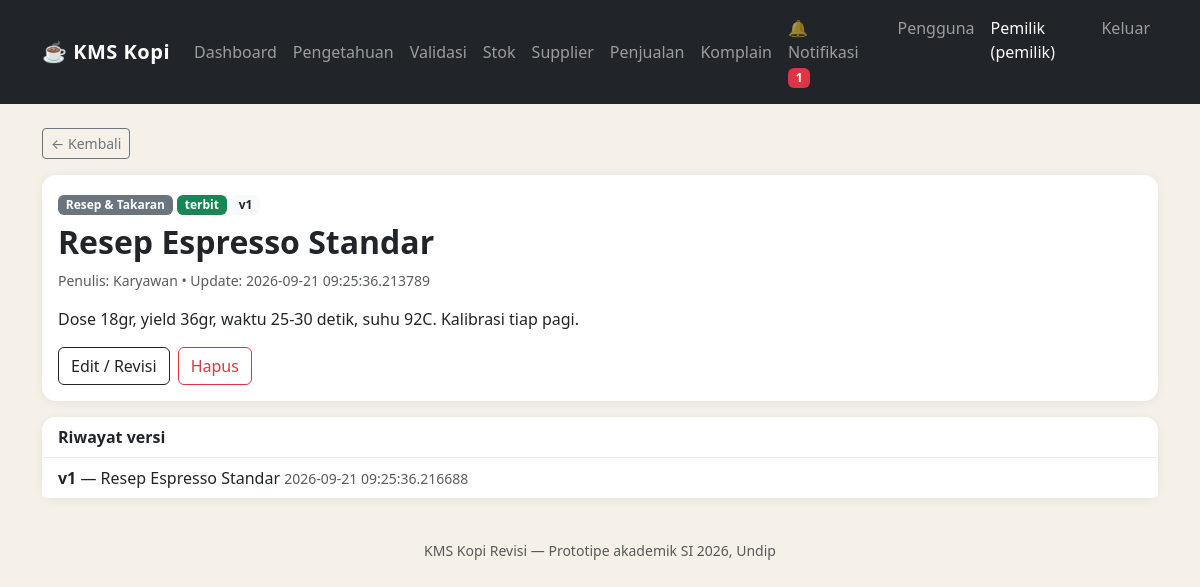
Screenshot of /pengetahuan/2 (signed in) with the database file from the repository.
### app/models.py (models this page shows)
class Pengguna(db.Model):
    __tablename__ = "pengguna"
    id = db.Column(db.Integer, primary_key=True)
    nama = db.Column(db.String(100), nullable=False)
    peran = db.Column(db.Enum("pemilik", "karyawan"), nullable=False, default="karyawan")
    pin_hash = db.Column(db.String(255), nullable=False)
    aktif = db.Column(db.Boolean, default=True)
    created_at = db.Column(db.DateTime, default=datetime.utcnow)

class Kategori(db.Model):
    __tablename__ = "kategori"
    id = db.Column(db.Integer, primary_key=True)
    nama = db.Column(db.String(100), nullable=False, unique=True)
    deskripsi = db.Column(db.Text)

class Pengetahuan(db.Model):
    __tablename__ = "pengetahuan"
    id = db.Column(db.Integer, primary_key=True)
    judul = db.Column(db.String(200), nullable=False)
    kategori_id = db.Column(db.Integer, db.ForeignKey("kategori.id"))
    deskripsi = db.Column(db.Text, nullable=False)
    lampiran = db.Column(db.String(255))  # path file di static/uploads
    status = db.Column(
        db.Enum("menunggu_validasi", "revisi", "disetujui", "terbit"),
        default="menunggu_validasi",
        nullable=False,
    )
    versi = db.Column(db.Integer, default=1)
    penulis_id = db.Column(db.Integer, db.ForeignKey("pengguna.id"))
    validator_id = db.Column(db.Integer, db.ForeignKey("pengguna.id"))
    catatan_validasi = db.Column(db.Text)
    created_at = db.Column(db.DateTime, default=datetime.utcnow)
    updated_at = db.Column(db.DateTime, default=datetime.utcnow, onupdate=datetime.utcnow)
    kategori = db.relationship("Kategori", backref="pengetahuan")
    penulis = db.relationship("Pengguna", foreign_keys=[penulis_id])
    validator = db.relationship("Pengguna", foreign_keys=[validator_id])

class PengetahuanVersi(db.Model):
    __tablename__ = "pengetahuan_versi"
    id = db.Column(db.Integer, primary_key=True)
    pengetahuan_id = db.Column(db.Integer, db.ForeignKey("pengetahuan.id"), nullable=False)
    versi = db.Column(db.Integer, nullable=False)
    judul = db.Column(db.String(200), nullable=False)
    deskripsi = db.Column(db.Text, nullable=False)
    diubah_oleh = db.Column(db.Integer, db.ForeignKey("pengguna.id"))
    created_at = db.Column(db.DateTime, default=datetime.utcnow)

### app/routes/pengetahuan.py (the view)
@bp.route("/pengetahuan/<int:pid>")
@login_required
def detail(pid):
    p = Pengetahuan.query.get_or_404(pid)
    user = get_current_user()
    if user.peran != "pemilik" and p.status != "terbit" and p.penulis_id != user.id:
        flash("Kamu tidak punya akses ke pengetahuan ini.", "danger")
        return redirect(url_for("pengetahuan.daftar"))
    riwayat = PengetahuanVersi.query.filter_by(pengetahuan_id=p.id).order_by(PengetahuanVersi.versi.desc()).all()
    return render_template("pengetahuan_detail.html", p=p, riwayat=riwayat)

### app/routes/helpers.py (called while the page is built)
def login_required(f):
    @wraps(f)
    def wrapper(*args, **kwargs):
        if not session.get("user_id"):
            flash("Silakan login dulu.", "warning")
            return redirect(url_for("auth.login"))
        return f(*args, **kwargs)
    return wrapper

def get_current_user():
    uid = session.get("user_id")
    if not uid:
        return None
    return Pengguna.query.get(uid)

### app/templates/pengetahuan_detail.html (shortened to what this page needs)
{% extends "base.html" %}
{% block content %}
<a href="{{ url_for('pengetahuan.daftar') }}" class="btn btn-sm btn-outline-secondary mb-3">← Kembali</a>
<div class="card mb-3"><div class="card-body">
  <span class="badge bg-secondary">{{ p.kategori.nama if p.kategori else '-' }}</span>
  <span class="badge bg-{{ 'success' if p.status=='terbit' else 'warning text-dark' }}">{{ p.status }}</span>
  <span class="badge bg-light text-dark">v{{ p.versi }}</span>
  <h2 class="fw-bold mt-2">{{ p.judul }}</h2>
  <p class="text-muted small">Penulis: {{ p.penulis.nama if p.penulis else '-' }} • Update: {{ p.updated_at }}</p>
  <p style="white-space:pre-line">{{ p.deskripsi }}</p>
  <div class="mt-3 d-flex gap-2">
    <a href="{{ url_for('pengetahuan.edit', pid=p.id) }}" class="btn btn-outline-dark">Edit / Revisi</a>
    <form method="post" action="{{ url_for('pengetahuan.hapus', pid=p.id) }}" onsubmit="return confirm('Hapus?')"><button class="btn btn-outline-danger">Hapus</button></form>
  </div>
</div></div>
<div class="card"><div class="card-header fw-bold">Riwayat versi</div>
<ul class="list-group list-group-flush">
{% for v in riwayat %}<li class="list-group-item"><b>v{{ v.versi }}</b> — {{ v.judul }} <span class="text-muted small">{{ v.created_at }}</span></li>
{% else %}<li class="list-group-item text-muted">Belum ada riwayat.</li>{% endfor %}
</ul></div>
{% endblock %}

### app/templates/base.html (shortened to what this page needs)
<!doctype html>
<html lang="id">
<head>
  <link href="https://cdn.jsdelivr.net/npm/bootstrap@5.3.3/dist/css/bootstrap.min.css" rel="stylesheet">
  <link href="{{ url_for('static', filename='style.css') }}" rel="stylesheet">
</head>
<body>
<nav class="navbar navbar-expand-lg navbar-dark bg-dark sticky-top">
  <div class="container">
    <a class="navbar-brand fw-bold" href="{{ url_for('dashboard.index') }}">☕ KMS Kopi</a>
    <div class="collapse navbar-collapse" id="nav">
      {% if current_user %}
      <ul class="navbar-nav me-auto">
        <li class="nav-item"><a class="nav-link" href="{{ url_for('dashboard.index') }}">Dashboard</a></li>
        <li class="nav-item"><a class="nav-link" href="{{ url_for('pengetahuan.daftar') }}">Pengetahuan</a></li>
        {% if current_user.peran == 'pemilik' %}
        <li class="nav-item"><a class="nav-link" href="{{ url_for('validasi.antrean') }}">Validasi</a></li>
        {% endif %}
        <li class="nav-item"><a class="nav-link" href="{{ url_for('stok.daftar') }}">Stok</a></li>
        <li class="nav-item"><a class="nav-link" href="{{ url_for('supplier.daftar') }}">Supplier</a></li>
        <li class="nav-item"><a class="nav-link" href="{{ url_for('penjualan.daftar') }}">Penjualan</a></li>
        <li class="nav-item"><a class="nav-link" href="{{ url_for('komplain.daftar') }}">Komplain</a></li>
      </ul>
      <ul class="navbar-nav">
        <li class="nav-item"><a class="nav-link" href="{{ url_for('notifikasi.daftar') }}">🔔 Notifikasi {% if unread_count %}<span class="badge bg-danger">{{ unread_count }}</span>{% endif %}</a></li>
        {% if current_user.peran == 'pemilik' %}
        <li class="nav-item"><a class="nav-link" href="{{ url_for('auth.daftar') }}">Pengguna</a></li>
        {% endif %}
        <li class="nav-item"><span class="nav-link text-light">{{ current_user.nama }} ({{ current_user.peran }})</span></li>
        <li class="nav-item"><a class="nav-link" href="{{ url_for('auth.logout') }}">Keluar</a></li>
      </ul>
      {% endif %}
    </div>
  </div>
</nav>
<main class="container my-4">
  {% block content %}{% endblock %}
</main>
<footer class="text-center text-muted py-3"><small>KMS Kopi Revisi — Prototipe akademik SI 2026, Undip</small></footer>
</body>
</html>

### app/static/style.css (style rules this page uses)
body { background: #f6f1e8; }
.navbar-brand { letter-spacing: .5px; }
.card { border-radius: 14px; border: none; box-shadow: 0 2px 12px rgba(0,0,0,.06); }
.card-header { background: #fff; border-bottom: 1px solid #eee; border-radius: 14px 14px 0 0 !important; }
a { color: #4b2e1e; }

### rows the page displays
Pengguna: nama "Pemilik", peran "pemilik"
Kategori: kategori "Resep & Takaran"
Pengetahuan: status "terbit", versi "1", judul "Resep Espresso Standar", updated_at "2026-09-21 09:25:36.213789", deskripsi "Dose 18gr, yield 36gr, waktu 25-30 detik, suhu 92C. Kalibrasi tiap pagi."
Pengguna: penulis "Karyawan"
PengetahuanVersi: versi "1", judul "Resep Espresso Standar", created_at "2026-09-21 09:25:36.216688"

### other values shown
{{ unread_count }} "1"
